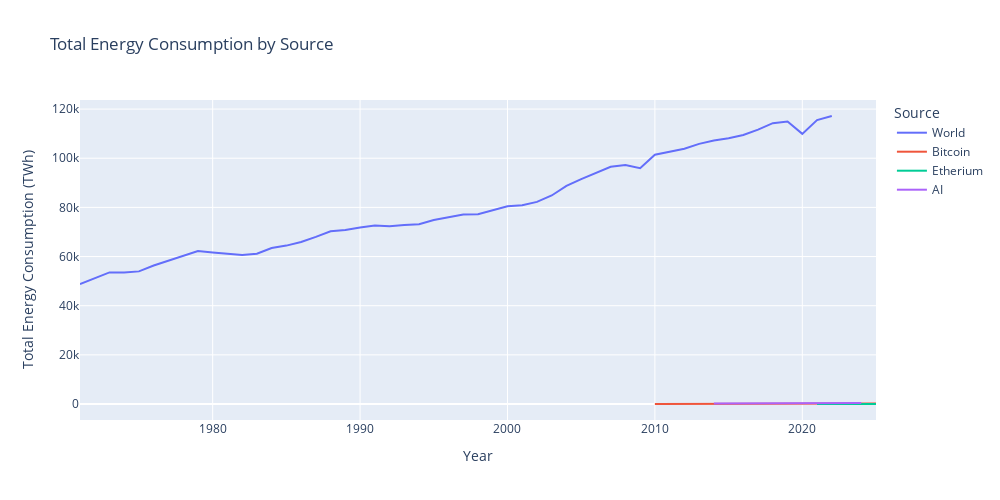

Notebook cell for this chart:
### Markdown cell above
# Data Visualization

### Code cell
# Plotting data to visualize
fig = px.line(total, x='Year', y=['World','Bitcoin', 'Etherium', 'AI'], labels={'variable':'Source'}, 
              title="Total Energy Consumption by Source", 
              height=500, width=1000)

fig.update_layout(
    xaxis_title="Year",
    yaxis_title="Total Energy Consumption (TWh)"
)

fig.show()

### Figure 1 — Plotly figure (JSON) as saved in the notebook; plotly's stock layout.template omitted (floating-point values rounded to 4 significant figures)
{"data": [{"hovertemplate": "Source=World<br>Year=%{x}<br>value=%{y}<extra></extra>", "legendgroup": "World", "line": {"color": "#636efa", "dash": "solid"}, "marker": {"symbol": "circle"}, "mode": "lines", "name": "World", "orientation": "v", "showlegend": true, "type": "scatter", "x": [1971, 1972, 1973, 1974, 1975, 1976, 1977, 1978, 1979, 1980, 1981, 1982, 1983, 1984, 1985, 1986, 1987, 1988, 1989, 1990, 1991, 1992, 1993, 1994, 1995, 1996, 1997, 1998, 1999, 2000, 2001, 2002, 2003, 2004, 2005, 2006, 2007, 2008, 2009, 2010, 2011, 2012, 2013, 2014, 2015, 2016, 2017, 2018, 2019, 2020, 2021, 2022, 2023, 2024, 2025], "xaxis": "x", "y": [48760.0, 51050.0, 53540.0, 53470.0, 53960.0, 56350.0, 58340.0, 60450.0, 62250.0, 61680.0, 61270.0, 60630.0, 61170.0, 63480.0, 64450.0, 65940.0, 68000.0, 70290.0, 70760.0, 71850.0, 72610.0, 72360.0, 72810.0, 73150.0, 74860.0, 76110.0, 77060.0, 77210.0, 78680.0, 80460.0, 80870.0, 82250.0, 84850.0, 88720.0, 91530.0, 93920.0, 96530.0, 97250.0, 95960.0, 101400.0, 102800.0, 103900.0, 105800.0, 107200.0, 108200.0, 109500.0, 111700.0, 114300.0, 114900.0, 109900.0, 115500.0, 117200.0, NaN, NaN, NaN], "yaxis": "y"}, {"hovertemplate": "Source=Bitcoin<br>Year=%{x}<br>value=%{y}<extra></extra>", "legendgroup": "Bitcoin", "line": {"color": "#EF553B", "dash": "solid"}, "marker": {"symbol": "circle"}, "mode": "lines", "name": "Bitcoin", "orientation": "v", "showlegend": true, "type": "scatter", "x": [1971, 1972, 1973, 1974, 1975, 1976, 1977, 1978, 1979, 1980, 1981, 1982, 1983, 1984, 1985, 1986, 1987, 1988, 1989, 1990, 1991, 1992, 1993, 1994, 1995, 1996, 1997, 1998, 1999, 2000, 2001, 2002, 2003, 2004, 2005, 2006, 2007, 2008, 2009, 2010, 2011, 2012, 2013, 2014, 2015, 2016, 2017, 2018, 2019, 2020, 2021, 2022, 2023, 2024, 2025], "xaxis": "x", "y": [NaN, NaN, NaN, NaN, NaN, NaN, NaN, NaN, NaN, NaN, NaN, NaN, NaN, NaN, NaN, NaN, NaN, NaN, NaN, NaN, NaN, NaN, NaN, NaN, NaN, NaN, NaN, NaN, NaN, NaN, NaN, NaN, NaN, NaN, NaN, NaN, NaN, NaN, NaN, 0.002624, 0.1379, 0.09821, 1.057, 4.736, 3.621, 5.719, 12.94, 43.35, 54.67, 67.0, 89.06, 95.6, 121.2, 158.4, 179.5], "yaxis": "y"}, {"hovertemplate": "Source=Etherium<br>Year=%{x}<br>value=%{y}<extra></extra>", "legendgroup": "Etherium", "line": {"color": "#00cc96", "dash": "solid"}, "marker": {"symbol": "circle"}, "mode": "lines", "name": "Etherium", "orientation": "v", "showlegend": true, "type": "scatter", "x": [1971, 1972, 1973, 1974, 1975, 1976, 1977, 1978, 1979, 1980, 1981, 1982, 1983, 1984, 1985, 1986, 1987, 1988, 1989, 1990, 1991, 1992, 1993, 1994, 1995, 1996, 1997, 1998, 1999, 2000, 2001, 2002, 2003, 2004, 2005, 2006, 2007, 2008, 2009, 2010, 2011, 2012, 2013, 2014, 2015, 2016, 2017, 2018, 2019, 2020, 2021, 2022, 2023, 2024, 2025], "xaxis": "x", "y": [NaN, NaN, NaN, NaN, NaN, NaN, NaN, NaN, NaN, NaN, NaN, NaN, NaN, NaN, NaN, NaN, NaN, NaN, NaN, NaN, NaN, NaN, NaN, NaN, NaN, NaN, NaN, NaN, NaN, NaN, NaN, NaN, NaN, NaN, NaN, NaN, NaN, NaN, NaN, NaN, NaN, NaN, NaN, NaN, NaN, NaN, NaN, NaN, NaN, NaN, 0.00185, 0.002332, 0.005856, 0.005737, 0.004743], "yaxis": "y"}, {"hovertemplate": "Source=AI<br>Year=%{x}<br>value=%{y}<extra></extra>", "legendgroup": "AI", "line": {"color": "#ab63fa", "dash": "solid"}, "marker": {"symbol": "circle"}, "mode": "lines", "name": "AI", "orientation": "v", "showlegend": true, "type": "scatter", "x": [1971, 1972, 1973, 1974, 1975, 1976, 1977, 1978, 1979, 1980, 1981, 1982, 1983, 1984, 1985, 1986, 1987, 1988, 1989, 1990, 1991, 1992, 1993, 1994, 1995, 1996, 1997, 1998, 1999, 2000, 2001, 2002, 2003, 2004, 2005, 2006, 2007, 2008, 2009, 2010, 2011, 2012, 2013, 2014, 2015, 2016, 2017, 2018, 2019, 2020, 2021, 2022, 2023, 2024, 2025], "xaxis": "x", "y": [NaN, NaN, NaN, NaN, NaN, NaN, NaN, NaN, NaN, NaN, NaN, NaN, NaN, NaN, NaN, NaN, NaN, NaN, NaN, NaN, NaN, NaN, NaN, NaN, NaN, NaN, NaN, NaN, NaN, NaN, NaN, NaN, NaN, NaN, NaN, NaN, NaN, NaN, NaN, NaN, NaN, NaN, NaN, 194.0, 191.0, 195.0, 195.0, 198.0, 192.0, 269.0, 300.0, 330.0, 361.0, 416.0, NaN], "yaxis": "y"}], "layout": {"height": 500, "legend": {"title": {"text": "Source"}, "tracegroupgap": 0}, "title": {"text": "Total Energy Consumption by Source"}, "width": 1000, "xaxis": {"anchor": "y", "domain": [0, 1], "title": {"text": "Year"}}, "yaxis": {"anchor": "x", "domain": [0, 1], "title": {"text": "Total Energy Consumption (TWh)"}}}}
